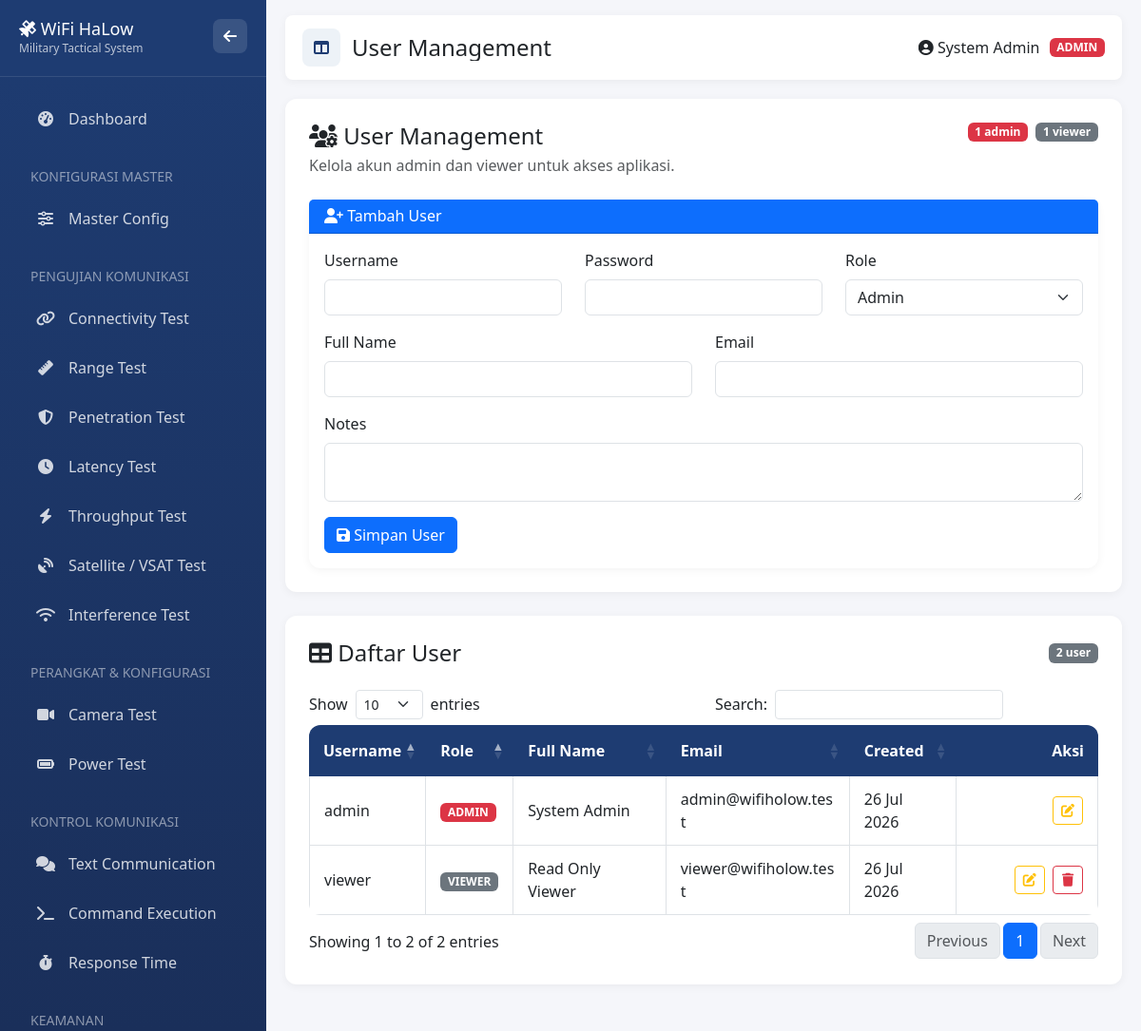
The app's page /index.php?page=users (signed in) with its own data.
### tables this page shows
CREATE TABLE users (
    id INT AUTO_INCREMENT PRIMARY KEY,
    username VARCHAR(50) NOT NULL UNIQUE,
    password VARCHAR(255) NOT NULL,
    role ENUM('admin', 'operator', 'viewer') DEFAULT 'operator',
    full_name VARCHAR(100),
    email VARCHAR(100),
    created_at TIMESTAMP DEFAULT CURRENT_TIMESTAMP,
    updated_at TIMESTAMP DEFAULT CURRENT_TIMESTAMP ON UPDATE CURRENT_TIMESTAMP,
    notes TEXT
);

### public/index.php (called while the page is built, shortened)
<?php
require_once __DIR__ . '/../config/database.php';
require_once __DIR__ . '/../app/Helpers/functions.php';
function renderView($path, $data = []) {
    extract($data, EXTR_SKIP);
    include $path;
    return ob_get_clean();
}
$page = isset($_GET['page']) ? $_GET['page'] : 'dashboard';
switch ($page) {
    case 'users':
        $title = 'User Management';
        $content = renderView(__DIR__ . '/../resources/views/pages/users.php');
        break;
}
include __DIR__ . '/../resources/views/layouts/app.php';

### config/database.php (called while the page is built, shortened)
<?php
$config = [
    'host' => 'localhost',
    'dbname' => 'wifi_holow_testing',
    'username' => 'root',
    'password' => '',
    'charset' => 'utf8mb4'
];
$config['host'] = getenv('DB_HOST') ?: $config['host'];
$config['dbname'] = getenv('DB_NAME') ?: $config['dbname'];
$config['username'] = getenv('DB_USER') ?: $config['username'];
$config['password'] = getenv('DB_PASS') ?: $config['password'];
try {
    $pdo = new PDO(
        "mysql:host={$config['host']};dbname={$config['dbname']};charset={$config['charset']}",
        $config['username'],
        $config['password'],
        [
            PDO::ATTR_ERRMODE => PDO::ERRMODE_EXCEPTION,
            PDO::ATTR_DEFAULT_FETCH_MODE => PDO::FETCH_ASSOC,
            PDO::ATTR_EMULATE_PREPARES => false,
        ]
    );
} catch (PDOException $e) {
    die("Database connection failed: " . $e->getMessage());
}
function query($sql, $params = []) {
    global $pdo;
    $stmt = $pdo->prepare($sql);
    $stmt->execute($params);
    return $stmt;
}
function fetchAll($sql, $params = []) {
    $stmt = query($sql, $params);
    return $stmt->fetchAll();
}

### app/Helpers/functions.php (called while the page is built, shortened)
<?php
function formatDate($date) {
    return date('d M Y', strtotime($date));
}
function isLoggedIn() {
    return isset($_SESSION['user_id']);
}
function checkRole($requiredRole) {
    return isset($_SESSION['user_role']) && $_SESSION['user_role'] === $requiredRole;
}
function currentUserRole() {
    return $_SESSION['user_role'] ?? null;
}
function isViewerRole() {
    return currentUserRole() === 'viewer';
}
function canManageProject() {
    return isLoggedIn() && !isViewerRole();
}

### resources/views/pages/users.php (the view, shortened to what this page needs)
<?php
$isAdmin = checkRole('admin');
$success = null;
$error = null;
$allowedRoles = [
    'admin' => 'Admin',
    'viewer' => 'Viewer',
];
    ?>
    <?php
$users = fetchAll("SELECT id, username, role, full_name, email, notes, created_at, updated_at FROM users ORDER BY FIELD(role, 'admin', 'viewer', 'operator'), username ASC");
$adminCount = 0;
$viewerCount = 0;
foreach ($users as $user) {
    if (($user['role'] ?? '') === 'admin') {
        $adminCount++;
    } elseif (($user['role'] ?? '') === 'viewer') {
        $viewerCount++;
    }
}
?>
<div class="content-section">
    <div class="d-flex justify-content-between align-items-start flex-wrap gap-3 mb-4">
        <div>
            <h4 class="mb-1"><i class="fas fa-users-cog"></i> User Management</h4>
            <p class="text-muted mb-0">Kelola akun admin dan viewer untuk akses aplikasi.</p>
        </div>
        <div class="d-flex flex-wrap gap-2">
            <span class="badge bg-danger"><?php echo (int) $adminCount; ?> admin</span>
            <span class="badge bg-secondary"><?php echo (int) $viewerCount; ?> viewer</span>
        </div>
    </div>
    <div class="card">
        <div class="card-header bg-primary text-white">
            <h6 class="mb-0"><i class="fas fa-user-plus"></i> Tambah User</h6>
        </div>
        <div class="card-body">
            <form method="POST">
                <div class="row">
                    <div class="col-md-4 mb-3">
                        <label class="form-label">Username</label>
                        <input type="text" class="form-control" name="username" maxlength="50" required>
                    </div>
                    <div class="col-md-4 mb-3">
                        <label class="form-label">Password</label>
                        <input type="password" class="form-control" name="password" minlength="6" required>
                    </div>
                    <div class="col-md-4 mb-3">
                        <label class="form-label">Role</label>
                        <select class="form-select" name="role" required>
                            <?php foreach ($allowedRoles as $role => $label): ?>
                                <option value="<?php echo htmlspecialchars($role); ?>"><?php echo htmlspecialchars($label); ?></option>
                            <?php endforeach; ?>
                        </select>
                    </div>
                    <div class="col-md-6 mb-3">
                        <label class="form-label">Full Name</label>
                        <input type="text" class="form-control" name="full_name" maxlength="100">
                    </div>
                    <div class="col-md-6 mb-3">
                        <label class="form-label">Email</label>
                        <input type="email" class="form-control" name="email" maxlength="100">
                    </div>
                    <div class="col-12 mb-3">
                        <label class="form-label">Notes</label>
                        <textarea class="form-control" name="notes" rows="2"></textarea>
                    </div>
                </div>
                <button type="submit" class="btn btn-primary">
                    <i class="fas fa-save"></i> Simpan User
                </button>
            </form>
        </div>
    </div>
</div>
<div class="content-section">
    <div class="d-flex justify-content-between align-items-center flex-wrap gap-2 mb-4">
        <h4 class="mb-0"><i class="fas fa-table"></i> Daftar User</h4>
        <span class="badge bg-secondary"><?php echo count($users); ?> user</span>
    </div>
    <div class="table-responsive">
        <table class="table table-bordered table-hover data-table user-data-table" width="100%">
            <thead>
                <tr>
                    <th>Username</th>
                    <th>Role</th>
                    <th>Full Name</th>
                    <th>Email</th>
                    <th>Created</th>
                    <th class="text-end">Aksi</th>
                </tr>
            </thead>
            <tbody>
                <?php foreach ($users as $user): ?>
                    <?php
                    $role = $user['role'] ?? 'viewer';
                    $roleClass = $role === 'admin' ? 'danger' : ($role === 'viewer' ? 'secondary' : 'info');
                    ?>
                    <tr>
                        <td><?php echo htmlspecialchars($user['username']); ?></td>
                        <td><span class="badge bg-<?php echo $roleClass; ?>"><?php echo strtoupper(htmlspecialchars($role)); ?></span></td>
                        <td><?php echo htmlspecialchars($user['full_name'] ?: '-'); ?></td>
                        <td><?php echo htmlspecialchars($user['email'] ?: '-'); ?></td>
                        <td><?php echo htmlspecialchars(formatDate($user['created_at'])); ?></td>
                        <td class="text-end text-nowrap table-action-buttons">
                            <button type="button" class="btn btn-outline-warning btn-sm user-edit-btn" data-record-id="<?php echo (int) $user['id']; ?>" title="Edit user">
                                <i class="fas fa-edit"></i>
                            </button>
                            <?php if ((int) $user['id'] !== (int) ($_SESSION['user_id'] ?? 0)): ?>
                                <button type="button" class="btn btn-outline-danger btn-sm user-delete-btn" data-record-id="<?php echo (int) $user['id']; ?>" title="Hapus user">
                                    <i class="fas fa-trash"></i>
                                </button>
                            <?php endif; ?>
                        </td>
                    </tr>
                <?php endforeach; ?>
            </tbody>
        </table>
    </div>
</div>

### resources/views/layouts/app.php (shortened to what this page needs)
<?php
$currentRole = currentUserRole();
$canManageProject = canManageProject();
$roleBadgeClass = $canManageProject ? 'danger' : ($currentRole === 'viewer' ? 'secondary' : 'info');
?>
<!DOCTYPE html>
<html lang="id">
<head>
    <link href="https://cdn.jsdelivr.net/npm/bootstrap@5.3.0/dist/css/bootstrap.min.css" rel="stylesheet">
    <link href="https://cdnjs.cloudflare.com/ajax/libs/font-awesome/6.4.0/css/all.min.css" rel="stylesheet">
    <link href="https://cdn.datatables.net/1.13.8/css/dataTables.bootstrap5.min.css" rel="stylesheet">
    <link rel="stylesheet" href="css/style.css?v=20260727-responsive">
    <link rel="stylesheet" href="css/responsive.css?v=20260727-responsive">
</head>
<body>
    <aside class="sidebar" id="sidebar" aria-label="Navigasi utama">
        <div class="sidebar-brand">
            <div class="d-flex align-items-start justify-content-between gap-3">
                <div>
                    <h3><i class="fas fa-satellite"></i> WiFi HaLow</h3>
                    <p>Military Tactical System</p>
                </div>
                <div class="d-flex gap-2">
                    <button type="button" class="sidebar-tool-btn sidebar-hide-btn" aria-label="Mode full width" title="Mode full width">
                        <i class="fas fa-arrow-left"></i>
                    </button>
                </div>
            </div>
        </div>
        <nav class="p-3 sidebar-nav-scroll">
            <a href="index.php" class="nav-link <?php echo empty($_GET['page']) || $_GET['page'] === 'dashboard' ? 'active' : ''; ?>">
                <i class="fas fa-tachometer-alt"></i> Dashboard
            </a>
            <div class="sidebar-heading text-white-50 small mt-3 px-3">KONFIGURASI MASTER</div>
            <a href="index.php?page=master-config" class="nav-link <?php echo ($_GET['page'] ?? '') === 'master-config' ? 'active' : ''; ?>">
                <i class="fas fa-sliders"></i> Master Config
            </a>
            <div class="sidebar-heading text-white-50 small mt-3 px-3">PENGUJIAN KOMUNIKASI</div>
            <a href="index.php?page=connectivity" class="nav-link <?php echo ($_GET['page'] ?? '') === 'connectivity' ? 'active' : ''; ?>">
                <i class="fas fa-link"></i> Connectivity Test
            </a>
            <a href="index.php?page=range" class="nav-link <?php echo ($_GET['page'] ?? '') === 'range' ? 'active' : ''; ?>">
                <i class="fas fa-ruler"></i> Range Test
            </a>
            <a href="index.php?page=penetration" class="nav-link <?php echo ($_GET['page'] ?? '') === 'penetration' ? 'active' : ''; ?>">
                <i class="fas fa-shield-alt"></i> Penetration Test
            </a>
            <a href="index.php?page=latency" class="nav-link <?php echo ($_GET['page'] ?? '') === 'latency' ? 'active' : ''; ?>">
                <i class="fas fa-clock"></i> Latency Test
            </a>
            <a href="index.php?page=throughput" class="nav-link <?php echo ($_GET['page'] ?? '') === 'throughput' ? 'active' : ''; ?>">
                <i class="fas fa-bolt"></i> Throughput Test
            </a>
            <a href="index.php?page=satellite" class="nav-link <?php echo ($_GET['page'] ?? '') === 'satellite' ? 'active' : ''; ?>">
                <i class="fas fa-satellite-dish"></i> Satellite / VSAT Test
            </a>
            <a href="index.php?page=interference" class="nav-link <?php echo ($_GET['page'] ?? '') === 'interference' ? 'active' : ''; ?>">
                <i class="fas fa-wifi"></i> Interference Test
            </a>
            <div class="sidebar-heading text-white-50 small mt-3 px-3">PERANGKAT & KONFIGURASI</div>
            <a href="index.php?page=camera" class="nav-link <?php echo ($_GET['page'] ?? '') === 'camera' ? 'active' : ''; ?>">
                <i class="fas fa-video"></i> Camera Test
            </a>
            <a href="index.php?page=power" class="nav-link <?php echo ($_GET['page'] ?? '') === 'power' ? 'active' : ''; ?>">
                <i class="fas fa-battery-full"></i> Power Test
            </a>
            <div class="sidebar-heading text-white-50 small mt-3 px-3">KONTROL KOMUNIKASI</div>
            <a href="index.php?page=text-communication" class="nav-link <?php echo ($_GET['page'] ?? '') === 'text-communication' ? 'active' : ''; ?>">
                <i class="fas fa-comments"></i> Text Communication
            </a>
            <a href="index.php?page=command" class="nav-link <?php echo ($_GET['page'] ?? '') === 'command' ? 'active' : ''; ?>">
                <i class="fas fa-terminal"></i> Command Execution
            </a>
            <a href="index.php?page=response" class="nav-link <?php echo ($_GET['page'] ?? '') === 'response' ? 'active' : ''; ?>">
                <i class="fas fa-stopwatch"></i> Response Time
            </a>
            <div class="sidebar-heading text-white-50 small mt-3 px-3">KEAMANAN</div>
        </nav>
    </aside>
    <div class="main-content" id="mainContent">
        <div class="header">
            <div class="d-flex justify-content-between align-items-center header-inner">
                <div class="header-primary">
                    <button type="button" class="layout-toggle-btn" aria-label="Tampilkan atau sembunyikan sidebar" aria-controls="sidebar" aria-expanded="true" title="Tampilkan atau sembunyikan sidebar">
                    </button>
                    <div class="header-title-block">
                        <h4 class="mb-0"><?php echo $title ?? 'Dashboard'; ?></h4>
                    </div>
                </div>
                <div class="header-user" title="<?php echo htmlspecialchars($_SESSION['full_name'] ?? ($_SESSION['username'] ?? 'User')); ?>">
                    <span class="header-user-name">
                        <i class="fas fa-user-circle"></i>
                        <?php echo htmlspecialchars($_SESSION['full_name'] ?? ($_SESSION['username'] ?? 'User')); ?>
                    </span>
                    <span class="badge bg-<?php echo $roleBadgeClass; ?> header-role-badge">
                        <?php echo strtoupper($currentRole ?? 'user'); ?>
                    </span>
                </div>
            </div>
        </div>
        <div class="content">
            <?php echo $content ?? ''; ?>
        </div>
    </div>
</body>
</html>

### public/css/style.css (style rules this page uses)
:root { --navy: #1e3c72; --navy-light: #2a5298; --navy-dark: #1a2f5a; --gray: #6c757d; --gray-light: #f8f9fa; --green: #28a745; --orange: #fd7e14; --white: #ffffff; --sidebar-width: 260px; }

### public/css/responsive.css (style rules this page uses)
:root { --mobile-page-gutter: 14px; --touch-target: 44px; --content-max-width: 1800px; }
html { min-width: 320px; overflow-x: hidden; scroll-behavior: smooth; }
body { min-width: 320px; text-rendering: optimizeLegibility; -webkit-text-size-adjust: 100%; }
.main-content, .main-content .content, .main-content .row > *, .card, .card-body, .card-header, .content-section { min-width: 0; }
.main-content > .content { width: 100%; max-width: var(--content-max-width); margin-inline: auto; }
.header-inner, .header-primary, .header-user { min-width: 0; }
.header-primary, .header-user { display: flex; align-items: center; }
.header-primary { gap: 12px; }
.header-user { flex: 0 0 auto; gap: 10px; }
.header-user-name { min-width: 0; max-width: 220px; overflow: hidden; text-overflow: ellipsis; white-space: nowrap; }
.content-section > :last-child, .card-body > :last-child { margin-bottom: 0; }
.card-header { overflow-wrap: anywhere; }
.card-header h4, .card-header h5, .card-header h6 { min-width: 0; }
.form-label { overflow-wrap: anywhere; }
.form-control, .form-select, .input-group-text, .btn { max-width: 100%; }
textarea.form-control { resize: vertical; }
.table-responsive { position: relative; width: 100%; overflow-x: auto; overscroll-behavior-inline: contain; -webkit-overflow-scrolling: touch; scrollbar-color: #94a3b8 #e8edf3; scrollbar-width: thin; }
.table-responsive > .table, .dataTables_wrapper .table { width: 100% !important; }
.table th, .table td { vertical-align: middle; }
.table td { overflow-wrap: anywhere; }
.table th { white-space: nowrap; }

### records on screen
users: username "admin", role "ADMIN", full_name "System Admin", email "admin@wifiholow.test", created_at "26 Jul 2026"
users: username "viewer", role "VIEWER", full_name "Read Only Viewer", email "viewer@wifiholow.test", created_at "26 Jul 2026"

### other values on screen
$title "User Management"
$_SESSION['full_name'] "System Admin"
$currentRole "ADMIN"
$adminCount "1"
$viewerCount "1"
count($users) "2"
form field role "Admin"
